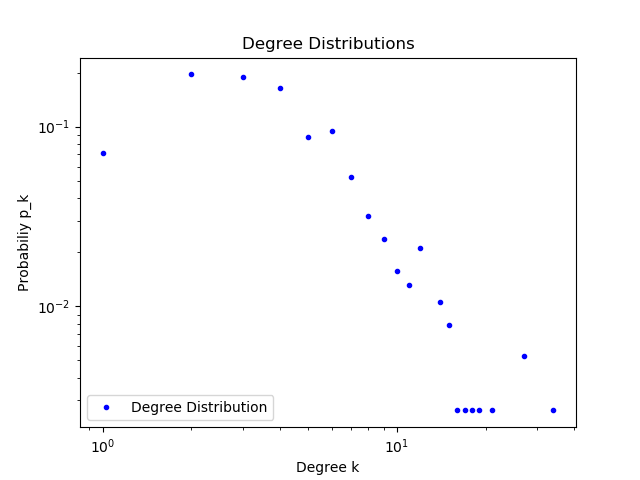

Write the Python code that produced this figure.
import networkx as nx
import operator
import timeit
from numpy import linalg as LA
import numpy
import networkx as nx
from random import *
import matplotlib.pyplot as plt
import numpy

print
netsci = nx.read_gml('netscience_component.gml', label='id')

print("this is the average shortest path length")
total_path_length = 0.0
avg_path_length = 0

num_connect_component = nx.number_connected_components(netsci)
num_nodes = nx.number_of_nodes(netsci)
print "number of connected component is ", num_connect_component
print " number of edges is " , nx.number_of_edges(netsci)

def computestat(G, graph_name):
    avg_path_length = nx.average_shortest_path_length(G)
    print "the average path length is ", avg_path_length
    print

    print "the clustering coeff is " , nx.average_clustering(netsci)

    print

    degree_sequence = sorted(nx.degree(G).values(), reverse=True)
    Gdegrees = list(set([(i, degree_sequence.count(i)) for i in degree_sequence]))

    fig = plt.figure()
    ax = plt.gca()
    ax.plot([i[0] for i in Gdegrees],
            [float(i[1]) / (num_nodes) for i in Gdegrees], c='b', linestyle='None', marker='.',
            label='Degree Distribution')

    plt.xlabel("Degree k")
    plt.ylabel('Probabiliy p_k')
    plt.title('Degree Distributions')
    ax.set_yscale('log')
    ax.set_xscale('log')
    plt.legend(loc='lower left');

    plt.savefig("problem"+graph_name+" .png")

    plt.show()
    plt.close()



for g in nx.connected_component_subgraphs(netsci):

    if nx.number_of_nodes(g) != 1:
        #print nx.average_shortest_path_length(g)
        total_path_length += nx.average_shortest_path_length(g)



avg_path_length = total_path_length / nx.number_connected_components(netsci)

print "this is the final value of avg path length ", avg_path_length

print

print

print "below is part 2 of part b question 1"

print

print "the average clustering coefficient of netsci is " , nx.average_clustering(netsci)


print " below is the log log plot of the degree distribution "


degree_sequence=sorted(nx.degree(netsci).values(),reverse=True)
Gdegrees=list(set([(i,degree_sequence.count(i)) for i in degree_sequence]))

fig = plt.figure()
ax = plt.gca()
ax.plot([i[0] for i in Gdegrees],
    [float(i[1])/(num_nodes) for i in Gdegrees], c='b', linestyle='None', marker='.', label='Degree Distribution')


plt.xlabel("Degree k")
plt.ylabel('Probabiliy p_k')
plt.title('Degree Distributions')
ax.set_yscale('log')
ax.set_xscale('log')
plt.legend(loc='lower left');
plt.savefig("problem1b.png")
plt.show()
plt.close()




